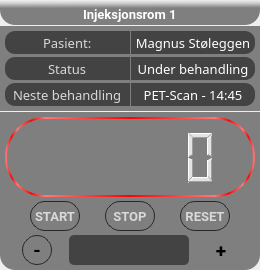
              <widget class="QFrame" name="Room1_3">
               <property name="minimumSize">
                <size>
                 <width>250</width>
                 <height>0</height>
                </size>
               </property>
               <property name="maximumSize">
                <size>
                 <width>16777215</width>
                 <height>16777215</height>
                </size>
               </property>
               <property name="styleSheet">
                <string notr="true">background:none;</string>
               </property>
               <property name="frameShape">
                <enum>QFrame::NoFrame</enum>
               </property>
               <property name="frameShadow">
                <enum>QFrame::Raised</enum>
               </property>
               <layout class="QVBoxLayout" name="verticalLayout_21">
                <property name="spacing">
                 <number>1</number>
                </property>
                <property name="leftMargin">
                 <number>0</number>
                </property>
                <property name="topMargin">
                 <number>0</number>
                </property>
                <property name="rightMargin">
                 <number>0</number>
                </property>
                <property name="bottomMargin">
                 <number>0</number>
                </property>
                <item>
                 <widget class="QFrame" name="roomlabel_3">
                  <property name="minimumSize">
                   <size>
                    <width>0</width>
                    <height>25</height>
                   </size>
                  </property>
                  <property name="maximumSize">
                   <size>
                    <width>16777215</width>
                    <height>25</height>
                   </size>
                  </property>
                  <property name="styleSheet">
                   <string notr="true">background-color: qlineargradient(spread:pad, x1:0.539773, y1:1, x2:0.523, y2:0, stop:0.676136 rgba(0, 0, 0, 120), stop:0.881356 rgba(112, 112, 112, 60), stop:1 rgba(255, 255, 255, 0));
border-radius:2px;
border-bottom-left-radius:15px;
border-bottom-right-radius:15px;</string>
                  </property>
                  <property name="frameShape">
                   <enum>QFrame::NoFrame</enum>
                  </property>
                  <property name="frameShadow">
                   <enum>QFrame::Raised</enum>
                  </property>
                  <layout class="QVBoxLayout" name="verticalLayout_22">
                   <property name="spacing">
                    <number>0</number>
                   </property>
                   <property name="leftMargin">
                    <number>0</number>
                   </property>
                   <property name="topMargin">
                    <number>4</number>
                   </property>
                   <property name="rightMargin">
                    <number>0</number>
                   </property>
                   <property name="bottomMargin">
                    <number>0</number>
                   </property>
                   <item alignment="Qt::AlignHCenter">
                    <widget class="QLabel" name="label_4">
                     <property name="font">
                      <font>
                       <family>Roboto</family>
                       <pointsize>10</pointsize>
                       <weight>75</weight>
                       <bold>true</bold>
                       <kerning>true</kerning>
                      </font>
                     </property>
                     <property name="styleSheet">
                      <string notr="true">background:none;
color: rgb(255, 255, 255);</string>
                     </property>
                     <property name="text">
                      <string>Injeksjonsrom 1</string>
                     </property>
                    </widget>
                   </item>
                  </layout>
                 </widget>
                </item>
                <item>
                 <widget class="QFrame" name="pasientstatus_3">
                  <property name="minimumSize">
                   <size>
                    <width>0</width>
                    <height>85</height>
                   </size>
                  </property>
                  <property name="maximumSize">
                   <size>
                    <width>16777215</width>
                    <height>85</height>
                   </size>
                  </property>
                  <property name="styleSheet">
                   <string notr="true">border-top-radius:15px;
border-bottom-right-radius:0px;
border-bottom-left-radius:0px;
background-color: rgba(0, 0, 0, 120);</string>
                  </property>
                  <property name="frameShape">
                   <enum>QFrame::NoFrame</enum>
                  </property>
                  <property name="frameShadow">
                   <enum>QFrame::Raised</enum>
                  </property>
                  <layout class="QGridLayout" name="gridLayout_3">
                   <property name="leftMargin">
                    <number>5</number>
                   </property>
                   <property name="topMargin">
                    <number>5</number>
                   </property>
                   <property name="rightMargin">
                    <number>5</number>
                   </property>
                   <property name="bottomMargin">
                    <number>5</number>
                   </property>
                   <property name="horizontalSpacing">
                    <number>1</number>
                   </property>
                   <property name="verticalSpacing">
                    <number>3</number>
                   </property>
                   <item row="0" column="0">
                    <widget class="QFrame" name="pasientframe_3">
                     <property name="styleSheet">
                      <string notr="true">border-radius:0px;
border-top-left-radius:10px;
border-bottom-left-radius:10px;</string>
                     </property>
                     <property name="frameShape">
                      <enum>QFrame::NoFrame</enum>
                     </property>
                     <property name="frameShadow">
                      <enum>QFrame::Raised</enum>
                     </property>
                     <layout class="QVBoxLayout" name="verticalLayout_23">
                      <property name="spacing">
                       <number>0</number>
                      </property>
                      <property name="leftMargin">
                       <number>0</number>
                      </property>
                      <property name="topMargin">
                       <number>0</number>
                      </property>
                      <property name="rightMargin">
                       <number>0</number>
                      </property>
                      <property name="bottomMargin">
                       <number>0</number>
                      </property>
                      <item alignment="Qt::AlignHCenter">
                       <widget class="QLabel" name="pasientlabel_3">
                        <property name="font">
                         <font>
                          <family>Roboto Cn</family>
                          <pointsize>10</pointsize>
                         </font>
                        </property>
                        <property name="styleSheet">
                         <string notr="true">background:none;
color: rgb(217, 217, 217);</string>
                        </property>
                        <property name="text">
                         <string>Pasient:</string>
                        </property>
                       </widget>
                      </item>
                     </layout>
                    </widget>
                   </item>
                   <item row="0" column="1">
                    <widget class="QFrame" name="pasientsvarframe_3">
                     <property name="styleSheet">
                      <string notr="true">border-radius:0px;
border-top-right-radius:10px;
border-bottom-right-radius:10px;</string>
                     </property>
                     <property name="frameShape">
                      <enum>QFrame::NoFrame</enum>
                     </property>
                     <property name="frameShadow">
                      <enum>QFrame::Raised</enum>
                     </property>
                     <layout class="QVBoxLayout" name="verticalLayout_24">
                      <property name="spacing">
                       <number>0</number>
                      </property>
                      <property name="leftMargin">
                       <number>0</number>
                      </property>
                      <property name="topMargin">
                       <number>0</number>
                      </property>
                      <property name="rightMargin">
                       <number>0</number>
                      </property>
                      <property name="bottomMargin">
                       <number>0</number>
                      </property>
                      <item>
                       <widget class="QLabel" name="pasientsvarlabel_3">
                        <property name="font">
                         <font>
                          <family>Roboto Cn</family>
                          <pointsize>10</pointsize>
                         </font>
                        </property>
                        <property name="styleSheet">
                         <string notr="true">background:none;
color: rgb(255, 255, 255);</string>
                        </property>
                        <property name="text">
                         <string>Magnus Støleggen</string>
                        </property>
                        <property name="alignment">
                         <set>Qt::AlignCenter</set>
                        </property>
                       </widget>
                      </item>
                     </layout>
                    </widget>
                   </item>
                   <item row="1" column="0">
                    <widget class="QFrame" name="statusframe_3">
                     <property name="styleSheet">
                      <string notr="true">border-radius:0px;
border-top-left-radius:10px;
border-bottom-left-radius:10px;</string>
                     </property>
                     <property name="frameShape">
                      <enum>QFrame::NoFrame</enum>
                     </property>
                     <property name="frameShadow">
                      <enum>QFrame::Raised</enum>
                     </property>
                     <layout class="QVBoxLayout" name="verticalLayout_25">
                      <property name="spacing">
                       <number>0</number>
                      </property>
                      <property name="leftMargin">
                       <number>0</number>
                      </property>
                      <property name="topMargin">
                       <number>0</number>
                      </property>
                      <property name="rightMargin">
                       <number>0</number>
                      </property>
                      <property name="bottomMargin">
                       <number>0</number>
                      </property>
                      <item alignment="Qt::AlignHCenter">
                       <widget class="QLabel" name="statuslabel_3">
                        <property name="font">
                         <font>
                          <family>Roboto Cn</family>
                          <pointsize>10</pointsize>
                         </font>
                        </property>
                        <property name="styleSheet">
                         <string notr="true">background:none;
color: rgb(217, 217, 217);</string>
                        </property>
                        <property name="text">
                         <string>Status</string>
                        </property>
                       </widget>
                      </item>
                     </layout>
                    </widget>
                   </item>
                   <item row="1" column="1">
                    <widget class="QFrame" name="statussvarframe_3">
                     <property name="styleSheet">
                      <string notr="true">border-radius:0px;
border-top-right-radius:10px;
border-bottom-right-radius:10px;</string>
                     </property>
                     <property name="frameShape">
                      <enum>QFrame::NoFrame</enum>
                     </property>
                     <property name="frameShadow">
                      <enum>QFrame::Raised</enum>
                     </property>
                     <layout class="QVBoxLayout" name="verticalLayout_26">
                      <property name="spacing">
                       <number>0</number>
                      </property>
                      <property name="leftMargin">
                       <number>0</number>
                      </property>
                      <property name="topMargin">
                       <number>0</number>
                      </property>
                      <property name="rightMargin">
                       <number>0</number>
                      </property>
                      <property name="bottomMargin">
                       <number>0</number>
                      </property>
                      <item>
                       <widget class="QLabel" name="statussvarlabel_3">
                        <property name="font">
                         <font>
                          <family>Roboto Cn</family>
                          <pointsize>10</pointsize>
                         </font>
                        </property>
                        <property name="styleSheet">
                         <string notr="true">background:none;
color: rgb(255, 255, 255);</string>
                        </property>
                        <property name="text">
                         <string>Under behandling</string>
                        </property>
                        <property name="alignment">
                         <set>Qt::AlignCenter</set>
                        </property>
                       </widget>
                      </item>
                     </layout>
                    </widget>
                   </item>
                   <item row="2" column="0">
                    <widget class="QFrame" name="nestebeh_3">
                     <property name="styleSheet">
                      <string notr="true">border-radius:0px;
border-top-left-radius:10px;
border-bottom-left-radius:10px;</string>
                     </property>
                     <property name="frameShape">
                      <enum>QFrame::NoFrame</enum>
                     </property>
                     <property name="frameShadow">
                      <enum>QFrame::Raised</enum>
                     </property>
                     <layout class="QVBoxLayout" name="verticalLayout_27">
                      <property name="spacing">
                       <number>0</number>
                      </property>
                      <property name="leftMargin">
                       <number>0</number>
                      </property>
                      <property name="topMargin">
                       <number>0</number>
                      </property>
                      <property name="rightMargin">
                       <number>0</number>
                      </property>
                      <property name="bottomMargin">
                       <number>0</number>
                      </property>
                      <item alignment="Qt::AlignHCenter">
                       <widget class="QLabel" name="nestebehlabel_3">
                        <property name="font">
                         <font>
                          <family>Roboto Cn</family>
                          <pointsize>10</pointsize>
                         </font>
                        </property>
                        <property name="styleSheet">
                         <string notr="true">background:none;
color: rgb(217, 217, 217);</string>
                        </property>
                        <property name="text">
                         <string>Neste behandling</string>
                        </property>
                       </widget>
                      </item>
                     </layout>
                    </widget>
                   </item>
                   <item row="2" column="1">
                    <widget class="QFrame" name="nestebehsvarframe_3">
                     <property name="styleSheet">
                      <string notr="true">border-radius:0px;
border-top-right-radius:10px;
border-bottom-right-radius:10px;</string>
                     </property>
                     <property name="frameShape">
                      <enum>QFrame::NoFrame</enum>
                     </property>
                     <property name="frameShadow">
                      <enum>QFrame::Raised</enum>
                     </property>
                     <layout class="QVBoxLayout" name="verticalLayout_28">
                      <property name="spacing">
                       <number>0</number>
                      </property>
                      <property name="leftMargin">
                       <number>0</number>
                      </property>
                      <property name="topMargin">
                       <number>0</number>
                      </property>
                      <property name="rightMargin">
                       <number>0</number>
                      </property>
                      <property name="bottomMargin">
                       <number>0</number>
                      </property>
                      <item>
                       <widget class="QLabel" name="nestebehsvarlabel_3">
                        <property name="font">
                         <font>
                          <family>Roboto Cn</family>
                          <pointsize>10</pointsize>
                         </font>
                        </property>
                        <property name="styleSheet">
                         <string notr="true">background:none;
color: rgb(255, 255, 255);</string>
                        </property>
                        <property name="text">
                         <string>PET-Scan - 14:45</string>
                        </property>
                        <property name="alignment">
                         <set>Qt::AlignCenter</set>
                        </property>
                       </widget>
                      </item>
                     </layout>
                    </widget>
                   </item>
                  </layout>
                 </widget>
                </item>
                <item>
                 <widget class="QFrame" name="timer_3">
                  <property name="styleSheet">
                   <string notr="true">border-radius:0px;
background-color: rgba(0, 0, 0, 120);
border-bottom-left-radius:15px;
border-bottom-right-radius:15px;</string>
                  </property>
                  <property name="frameShape">
                   <enum>QFrame::StyledPanel</enum>
                  </property>
                  <property name="frameShadow">
                   <enum>QFrame::Raised</enum>
                  </property>
                  <layout class="QVBoxLayout" name="verticalLayout_46">
                   <property name="spacing">
                    <number>4</number>
                   </property>
                   <property name="leftMargin">
                    <number>5</number>
                   </property>
                   <property name="topMargin">
                    <number>5</number>
                   </property>
                   <property name="rightMargin">
                    <number>5</number>
                   </property>
                   <property name="bottomMargin">
                    <number>5</number>
                   </property>
                   <item alignment="Qt::AlignHCenter">
                    <widget class="QFrame" name="timerframe_3">
                     <property name="minimumSize">
                      <size>
                       <width>250</width>
                       <height>80</height>
                      </size>
                     </property>
                     <property name="maximumSize">
                      <size>
                       <width>250</width>
                       <height>80</height>
                      </size>
                     </property>
                     <property name="styleSheet">
                      <string notr="true">border-radius:40px;
background:none;
border:2px solid;
border-color: qlineargradient(spread:reflect, x1:0.5, y1:0, x2:1, y2:0, stop:0 rgba(255, 2, 2, 255), stop:1 rgba(255, 120, 120, 255));</string>
                     </property>
                     <property name="frameShape">
                      <enum>QFrame::NoFrame</enum>
                     </property>
                     <property name="frameShadow">
                      <enum>QFrame::Raised</enum>
                     </property>
                     <layout class="QVBoxLayout" name="verticalLayout_51">
                      <item>
                       <widget class="QLCDNumber" name="lcdtime_3">
                        <property name="styleSheet">
                         <string notr="true">background:none;
border:none;
color: rgba(255, 255, 255, 200);</string>
                        </property>
                        <property name="frameShape">
                         <enum>QFrame::NoFrame</enum>
                        </property>
                        <property name="digitCount">
                         <number>6</number>
                        </property>
                        <property name="segmentStyle">
                         <enum>QLCDNumber::Filled</enum>
                        </property>
                       </widget>
                      </item>
                     </layout>
                    </widget>
                   </item>
                   <item>
                    <widget class="QFrame" name="startstopframe_3">
                     <property name="minimumSize">
                      <size>
                       <width>0</width>
                       <height>30</height>
                      </size>
                     </property>
                     <property name="maximumSize">
                      <size>
                       <width>16777215</width>
                       <height>30</height>
                      </size>
                     </property>
                     <property name="styleSheet">
                      <string notr="true">background:none;</string>
                     </property>
                     <property name="frameShape">
                      <enum>QFrame::StyledPanel</enum>
                     </property>
                     <property name="frameShadow">
                      <enum>QFrame::Raised</enum>
                     </property>
                     <layout class="QHBoxLayout" name="horizontalLayout_13">
                      <property name="spacing">
                       <number>0</number>
                      </property>
                      <property name="leftMargin">
                       <number>0</number>
                      </property>
                      <property name="topMargin">
                       <number>0</number>
                      </property>
                      <property name="rightMargin">
                       <number>0</number>
                      </property>
                      <property name="bottomMargin">
                       <number>0</number>
                      </property>
                      <item>
                       <widget class="QPushButton" name="start_3">
                        <property name="minimumSize">
                         <size>
                          <width>50</width>
                          <height>30</height>
                         </size>
                        </property>
                        <property name="maximumSize">
                         <size>
                          <width>50</width>
                          <height>30</height>
                         </size>
                        </property>
                        <property name="font">
                         <font>
                          <family>Roboto</family>
                          <pointsize>10</pointsize>
                          <weight>75</weight>
                          <bold>true</bold>
                         </font>
                        </property>
                        <property name="styleSheet">
                         <string notr="true">QPushButton{
border:1px solid;
border-color: rgb(39, 39, 39);
border-radius:0px;
border-radius:15px;
background-color: rbg(0,0,0,80);
	color: rgb(217, 217, 217);
}
QPushButton:hover{
background-color: rgba(0, 0, 0, 120);
}</string>
                        </property>
                        <property name="text">
                         <string>START</string>
                        </property>
                       </widget>
                      </item>
                      <item>
                       <widget class="QPushButton" name="stop_3">
                        <property name="minimumSize">
                         <size>
                          <width>50</width>
                          <height>30</height>
                         </size>
                        </property>
                        <property name="maximumSize">
                         <size>
                          <width>50</width>
                          <height>30</height>
                         </size>
                        </property>
                        <property name="font">
                         <font>
                          <family>Roboto</family>
                          <pointsize>10</pointsize>
                          <weight>75</weight>
                          <bold>true</bold>
                         </font>
                        </property>
                        <property name="styleSheet">
                         <string notr="true">QPushButton{
border:1px solid;
border-color: rgb(39, 39, 39);
border-radius:0px;
border-radius:15px;
background-color: rbg(0,0,0,80);
	color: rgb(217, 217, 217);
}
QPushButton:hover{
background-color: rgba(0, 0, 0, 120);
}</string>
                        </property>
                        <property name="text">
                         <string>STOP</string>
                        </property>
                       </widget>
                      </item>
                      <item>
                       <widget class="QPushButton" name="reset_3">
                        <property name="minimumSize">
                         <size>
                          <width>50</width>
                          <height>30</height>
                         </size>
                        </property>
                        <property name="maximumSize">
                         <size>
                          <width>50</width>
                          <height>30</height>
                         </size>
                        </property>
                        <property name="font">
                         <font>
                          <family>Roboto</family>
                          <pointsize>10</pointsize>
                          <weight>75</weight>
                          <bold>true</bold>
                         </font>
                        </property>
                        <property name="styleSheet">
                         <string notr="true">QPushButton{
border:1px solid;
border-color: rgb(39, 39, 39);
border-radius:0px;
border-radius:15px;
background-color: rbg(0,0,0,80);
	color: rgb(217, 217, 217);
}
QPushButton:hover{
background-color: rgba(0, 0, 0, 120);
}</string>
                        </property>
                        <property name="text">
                         <string>RESET</string>
                        </property>
                       </widget>
                      </item>
                     </layout>
                    </widget>
                   </item>
                   <item>
                    <widget class="QFrame" name="addtimeframe_3">
                     <property name="minimumSize">
                      <size>
                       <width>0</width>
                       <height>30</height>
                      </size>
                     </property>
                     <property name="maximumSize">
                      <size>
                       <width>16777215</width>
                       <height>30</height>
                      </size>
                     </property>
                     <property name="styleSheet">
                      <string notr="true">background:none</string>
                     </property>
                     <property name="frameShape">
                      <enum>QFrame::StyledPanel</enum>
                     </property>
                     <property name="frameShadow">
                      <enum>QFrame::Raised</enum>
                     </property>
                     <layout class="QHBoxLayout" name="horizontalLayout_8">
                      <property name="spacing">
                       <number>0</number>
                      </property>
                      <property name="leftMargin">
                       <number>0</number>
                      </property>
                      <property name="topMargin">
                       <number>0</number>
                      </property>
                      <property name="rightMargin">
                       <number>0</number>
                      </property>
                      <property name="bottomMargin">
                       <number>0</number>
                      </property>
                      <item>
                       <widget class="QPushButton" name="minus_3">
                        <property name="minimumSize">
                         <size>
                          <width>30</width>
                          <height>30</height>
                         </size>
                        </property>
                        <property name="maximumSize">
                         <size>
                          <width>30</width>
                          <height>30</height>
                         </size>
                        </property>
                        <property name="font">
                         <font>
                          <family>Roboto</family>
                          <pointsize>14</pointsize>
                          <weight>75</weight>
                          <bold>true</bold>
                         </font>
                        </property>
                        <property name="styleSheet">
                         <string notr="true">QPushButton{
border:1px solid;
border-color: rgb(39, 39, 39);
border-radius:0px;
border-radius:15px;
background-color: rbg(0,0,0,80);
}
QPushButton:hover{
background-color: rgba(255, 2, 2, 100);
}</string>
                        </property>
                        <property name="text">
                         <string>-</string>
                        </property>
                       </widget>
                      </item>
                      <item>
                       <widget class="QLineEdit" name="textenter_3">
                        <property name="minimumSize">
                         <size>
                          <width>0</width>
                          <height>30</height>
                         </size>
                        </property>
                        <property name="maximumSize">
                         <size>
                          <width>120</width>
                          <height>16777215</height>
                         </size>
                        </property>
                        <property name="font">
                         <font>
                          <family>Roboto Cn</family>
                          <pointsize>10</pointsize>
                         </font>
                        </property>
                        <property name="styleSheet">
                         <string notr="true">border-radius:5px;
background-color: rgba(0, 0, 0, 120); 
color: rgb(255, 255, 255);</string>
                        </property>
                        <property name="alignment">
                         <set>Qt::AlignCenter</set>
                        </property>
                       </widget>
                      </item>
                      <item>
                       <widget class="QPushButton" name="plus_3">
                        <property name="minimumSize">
                         <size>
                          <width>30</width>
                          <height>30</height>
                         </size>
                        </property>
                        <property name="maximumSize">
                         <size>
                          <width>30</width>
                          <height>30</height>
                         </size>
                        </property>
                        <property name="font">
                         <font>
                          <family>Roboto</family>
                          <pointsize>14</pointsize>
                          <weight>75</weight>
                          <bold>true</bold>
                          <kerning>false</kerning>
                         </font>
                        </property>
                        <property name="styleSheet">
                         <string notr="true">QPushButton{
border:1px solid;
border-color: rgb(39, 39, 39);
border-radius:0px;
border-radius:15px;
background-color: rgb(0,0,0,80);
}
QPushButton:hover{
background-color: rgba(0, 255, 0, 100);
};</string>
                        </property>
                        <property name="text">
                         <string>+</string>
                        </property>
                        <property name="autoRepeatDelay">
                         <number>0</number>
                        </property>
                       </widget>
                      </item>
                     </layout>
                    </widget>
                   </item>
                  </layout>
                 </widget>
                </item>
               </layout>
              </widget>
